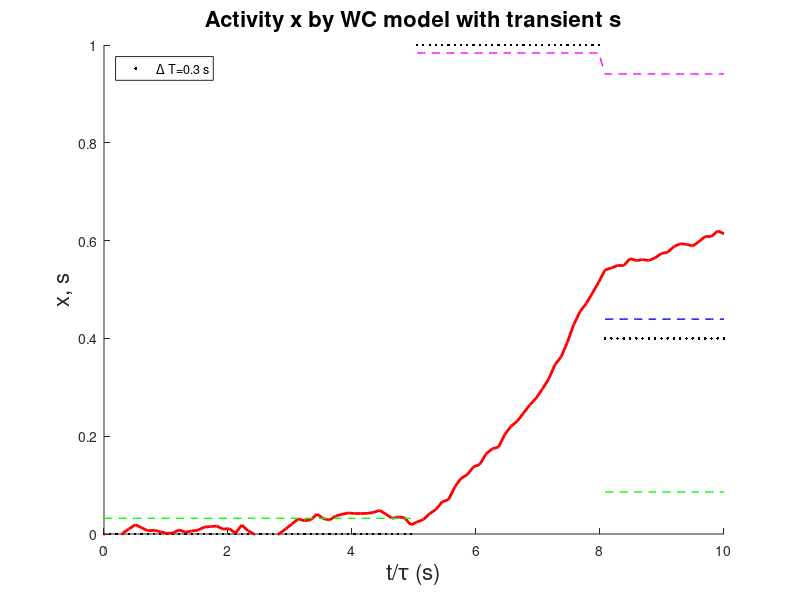

This chart was generated by the following MATLAB code:
function WC_my_exp
clear all;
close all;

% time constant for Wilson-Cowan Model
TAU=0.1;
x0=0;
SIGMA=0.02;
DT=0.01;  % seconds

%%%% transient input


T_end=1; % seconds
n_step=T_end/DT;

T1=.5;    % T1=T_end * .5
T2=.8;    % T2=T_end * .8
DELTA_T=(T2-T1); % DELTA_T=(T2-T1)*T_end = 0.3 sec;


step1=round(n_step*T1);
step2=round(n_step*DELTA_T);
step3=round(n_step*(1-T2));

%coherence levels for s
c1=0;
c2=1;
c3=.4;

s=[c1*ones(1,step1), c2*ones(1,step2), c3*ones(1,step3)];

xt=WilCow(s,x0,DT,TAU,SIGMA);

t_TAU=linspace(0,T_end,n_step)/TAU;

[yss_h, yss_m, yss_l]=WC_ss(s);

hold on
plot(t_TAU,s,'.k','LineWidth',2);
plot(t_TAU,xt,'r','LineWidth',2);
plot(t_TAU,yss_l,'--g','LineWidth',1);
plot(t_TAU,yss_m,'--b','LineWidth',1);
plot(t_TAU,yss_h,'--m','LineWidth',1);

axis([0 10 0 1]);
hold off
xlabel('t/\tau (s)', 'FontSize', 16);
ylabel('x, s', 'FontSize', 16);
title('Activity x by WC model with transient s', 'FontSize', 16);
legend('\Delta T=0.3 s', 'Location','NorthWest' );

return;


% for GLF:  x is vector, s is scalar!!!!!!
function y=GLF(x,s,params)

% parameters for GLF function

params.NU=1;
params.BETA=6;
params.ALPHA0=3.6;
params.ALPHA1=1.8;

% let us make alpha depended on input s 

alpha=params.ALPHA0 + (params.ALPHA1-params.ALPHA0)*s;

% now express GLF 

y=(1 + exp(-params.BETA*x + alpha)).^(-1/params.NU);

return;


function u=WilCow(st,u0,dt,TAU,SIGMA)
dt=dt/TAU;
u=zeros(1,numel(st));
u(1)=u0;
nt= SIGMA * sqrt(dt) * normrnd(0,1,size(st));
 
    % Numerical Integration 
    for i=2:numel(st)
        du=dt* (-u(i-1) + GLF(u(i-1), st(i-1) )) + nt(i-1);
        u(i) = u(i-1) + du;
    end
    
return

% find where GLF x=GLF(x) --- steady state points
function yzero=GLF_ss(xss,s)

params.NU=1;
params.BETA=6;
params.ALPHA0=3.6;
params.ALPHA1=1.8;

yzero=GLF(xss,s,params)-xss;

return;

function [yss_hi, yss_mid, yss_lo]=WC_ss(s)
 
yss_hi=nan(size(s));
yss_mid=nan(size(s));
yss_lo=nan(size(s));

params.NU=1;
params.BETA=6;
params.ALPHA0=3.6;
params.ALPHA1=1.8;

for i=1:numel(s)
    
    xss=fsolve(@(x) GLF_ss( x,s(i) ), [0.01 0.5 0.99], optimset('Display','off') );
    yss=GLF(xss, s(i), params);
    
    if abs(yss(1) - xss(1)) < 0.01
        yss_lo(i)=yss(1);
    end
    
    if abs(yss(2) - xss(2)) < 0.01
        yss_mid(i)=yss(2);
    end
    
    if abs(yss(3) - xss(3)) < 0.01
        yss_hi(i)=yss(3);
    end

end

return;





